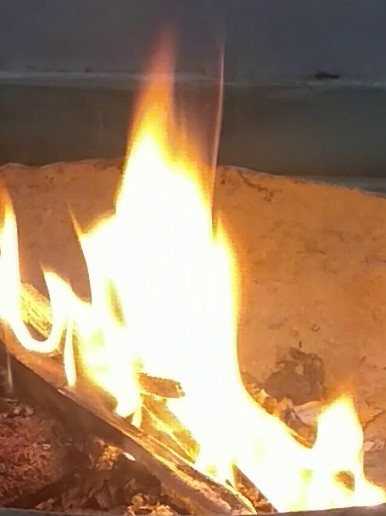
#> input picture 2022_6fireDetection/fireDetection/OpenCV/imgFire/4.jpg, 386 x 516 px
$ python drawHist.py
#> lines starting #> are read from the running program, lines starting #| are printed output that depends on the picture
#> further down, img is the input picture: shape (516, 386, 3); mean B, G, R 107.9, 135.6, 165.5
import cv2
import matplotlib.pyplot as plt

# 绘制rgb和hsv直方图
def show_img(path):
#> called with path = 'imgFire/4.jpg'
    img = cv2.imread(path)
    b, g, r = img[:, :, 0], img[:, :, 1], img[:, :, 2]
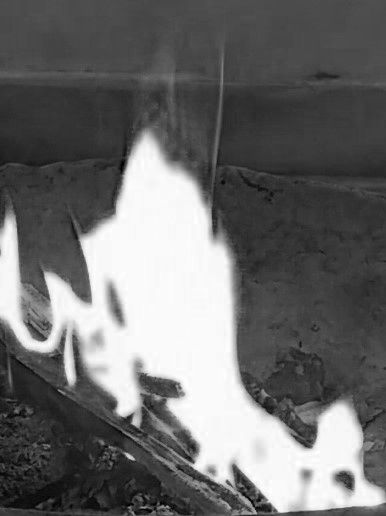
#> b: shape (516, 386); min 0, max 255, mean 107.9
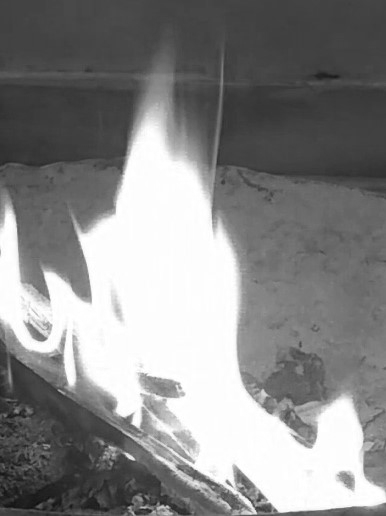
#> g: shape (516, 386); min 13, max 255, mean 135.6
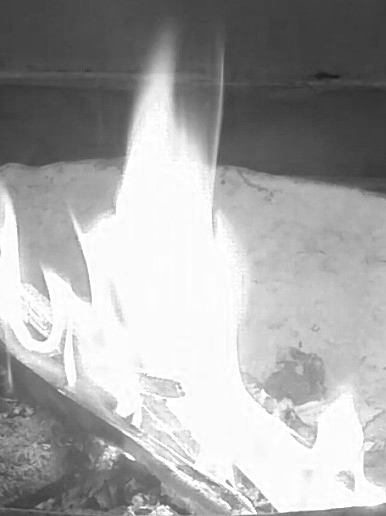
#> r: shape (516, 386); min 26, max 255, mean 165.5
    hist_b = cv2.calcHist([b], [0], None, [256], [0, 256])
#> hist_b = 256 values, max 13487 at index 250, min 2 at index 2, mean 778
    hist_g = cv2.calcHist([g], [0], None, [256], [0, 256])
#> hist_g = 256 values, max 25892 at index 253, min 0 at index 0, mean 778
    hist_r = cv2.calcHist([r], [0], None, [256], [0, 256])
#> hist_r = 256 values, max 22815 at index 251, min 0 at index 0, mean 778
    plt.plot(hist_r, color='r', label="r")
    plt.plot(hist_g, color='g', label="g")
    plt.plot(hist_b, color='b', label="b")
    plt.legend()
    plt.show()
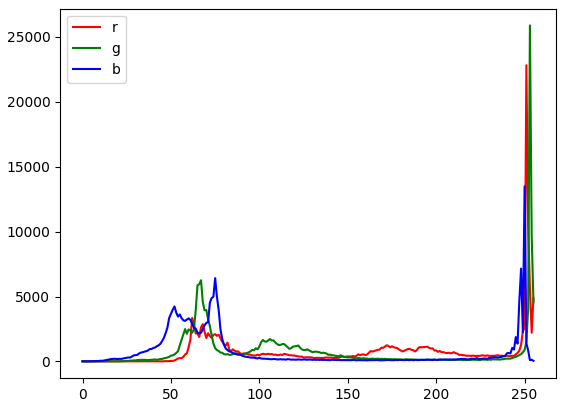
#> figure drawn by matplotlib, 1 panel; curve peaks at x = 251, y = 22815; curve peaks at x = 253, y = 25892; curve peaks at x = 250, y = 13487
    img2 = cv2.cvtColor(img, cv2.COLOR_BGR2HSV)
#> img2: shape (516, 386, 3); mean H, S, V 37.2, 92.9, 166.9
    h, s, v = img2[:, :, 0], img2[:, :, 1], img2[:, :, 2]
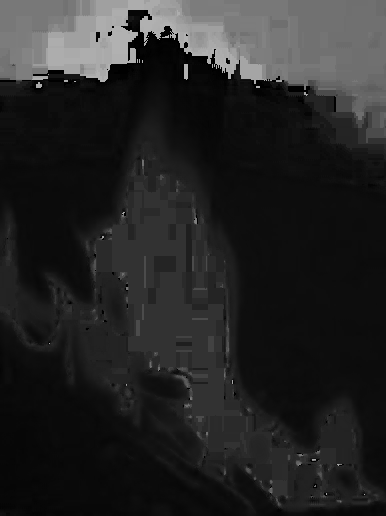
#> h: shape (516, 386); min 0, max 179, mean 37.2
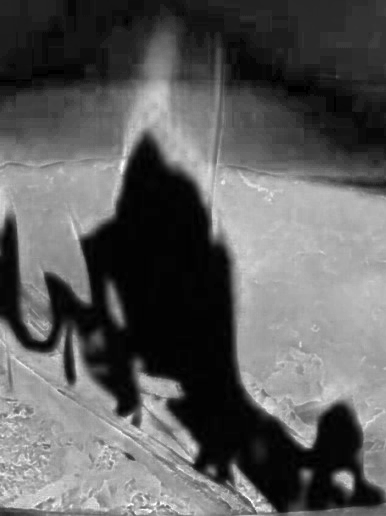
#> s: shape (516, 386); min 0, max 255, mean 92.9
    hist_h = cv2.calcHist([h], [0], None, [256], [0, 256])
#> hist_h = 256 values, max 28410 at index 13, min 0 at index 58, mean 778
    hist_s = cv2.calcHist([s], [0], None, [256], [0, 256])
#> hist_s = 256 values, max 13563 at index 3, min 0 at index 254, mean 778
    hist_v = cv2.calcHist([v], [0], None, [256], [0, 256])
#> hist_v = 256 values, max 26495 at index 253, min 0 at index 0, mean 778
    plt.plot(hist_h, color='r', label="h")
    plt.plot(hist_s, color='g', label="s")
    plt.plot(hist_v, color='b', label="v")
    plt.legend()
    plt.show()
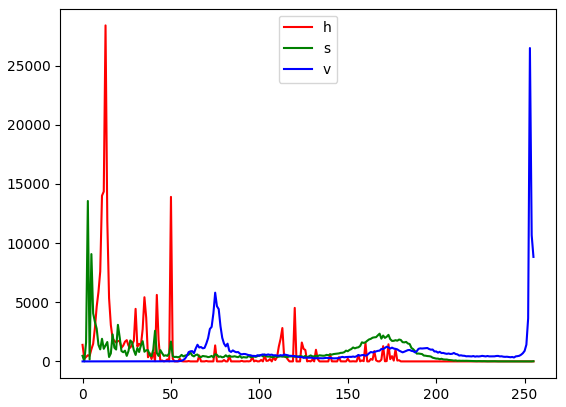
#> figure drawn by matplotlib, 1 panel; curve peaks at x = 13, y = 28410; curve peaks at x = 3, y = 13563; curve peaks at x = 253, y = 26495
    return hist_r, hist_g, hist_b, hist_h, hist_s, hist_v


if __name__ == '__main__':
    path = "imgFire/4.jpg"
    img = cv2.imread(path)
    img_rgb = cv2.cvtColor(img, cv2.COLOR_BGR2RGB)

    show_img(path)
